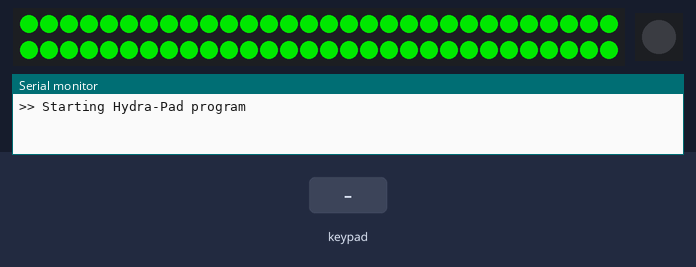
The program below on a simulated Arduino Nano, built with avr-gcc and run on an emulated ATmega328P. Shown: 60 RGB LEDs in strip order, left to right, continuing on the next row, 1 RGB LEDs in strip order, left to right, the last lines printed to the serial monitor. The inputs (shaded band) are chosen by the test bench. Dim RGB values are drawn brighter than linear; the strip is taken to match the declared colour order.

Above: at 0.1 s.
4.3 s: key '1' pressed
At 5.6 s:
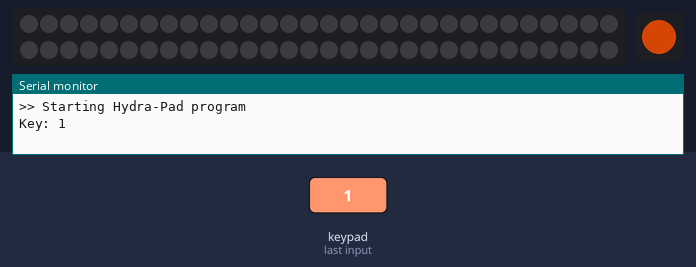
5.9 s: keypad keys 2 3 4 5 pressed 0.4 s apart
9.0 s: key 'A' pressed
10.6 s: keypad keys 2 3 4 5 # pressed 0.4 s apart
15.1 s: key '2' pressed
16.9 s: keypad keys 2 3 4 5 * pressed 0.4 s apart
Timing chart, 0 to 22.0 s (numbered marks = the images above; inputs shaded):
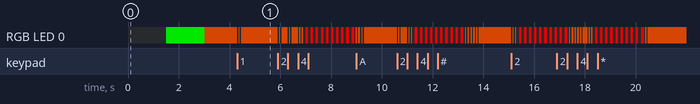

Measured:
- after the input at 4.3 s, RGB LED 0: alternates RGB(131, 43, 3) for 0.05 s and off for 0.05 s, 4 changes in all, then stays RGB(131, 43, 3), starting at once

The program:

main.cpp
```cpp
#include <Adafruit_NeoPixel.h>
#include <CircularBuffer.h>
#include <Keypad.h>
#include <limits.h>

/**
 * LED strips.
 */

const uint8_t LED_PIN_PAD = 11;
const uint8_t LED_PIN = 12;

const uint16_t NUM_LEDS = 60;
const uint16_t NUM_LEDS_PAD = 1;

const int LED_BRIGHTNESS = 180;

Adafruit_NeoPixel pixelStrip = Adafruit_NeoPixel(
    NUM_LEDS,
    LED_PIN,
    NEO_GRB + NEO_KHZ800);

Adafruit_NeoPixel pixelPad = Adafruit_NeoPixel(
    NUM_LEDS_PAD,
    LED_PIN_PAD,
    NEO_RGB + NEO_KHZ800);

const uint32_t COLOR_IDLE = Adafruit_NeoPixel::gamma32(
    Adafruit_NeoPixel::Color(226, 148, 58));

const uint32_t COLOR_OK = Adafruit_NeoPixel::Color(0, 255, 0);
const uint32_t COLOR_ERR = Adafruit_NeoPixel::Color(255, 0, 0);

/**
 * Keypad.
 */

const byte ROWS = 4;
const byte COLS = 4;

char keys[ROWS][COLS] = {
    { '1', '2', '3', 'A' },
    { '4', '5', '6', 'B' },
    { '7', '8', '9', 'C' },
    { '*', '0', '#', 'D' }
};

byte rowPins[ROWS] = { 2, 3, 4, 5 };
byte colPins[COLS] = { 6, 7, 8, 9 };

Keypad kpd = Keypad(makeKeymap(keys), rowPins, colPins, ROWS, COLS);

const int SOLUTION_SIZE = 4;

char solutionKeys[SOLUTION_SIZE] = {
    '1',
    '9',
    '1',
    '7  ',
};

/**
 * Inputs buffer.
 */

CircularBuffer<char, SOLUTION_SIZE> keyBuffer;

/**
 * LED functions.
 */

void initLeds()
{
    pixelStrip.begin();
    pixelStrip.setBrightness(LED_BRIGHTNESS);
    pixelStrip.clear();
    pixelStrip.show();

    pixelPad.begin();
    pixelPad.setBrightness(LED_BRIGHTNESS);
    pixelPad.clear();
    pixelPad.show();
}

void showStartupEffect()
{
    const int delayMs = 1500;
    const uint32_t color = Adafruit_NeoPixel::Color(0, 255, 0);

    pixelStrip.fill(color);
    pixelStrip.show();
    delay(delayMs);
    pixelStrip.clear();
    pixelStrip.show();

    pixelPad.fill(color);
    pixelPad.show();
    delay(delayMs);
    pixelPad.clear();
    pixelPad.show();

    pixelPad.fill(COLOR_IDLE);
    pixelPad.show();
}

void showPadPressEffect()
{
    const int delayMs = 50;
    const int numLoops = 2;

    for (int i = 0; i < numLoops; i++) {
        pixelPad.clear();
        pixelPad.show();
        delay(delayMs);
        pixelPad.fill(COLOR_IDLE);
        pixelPad.show();
        delay(delayMs);
    }
}

void showPadErrorEffect()
{
    const int delayMs = 100;
    const int numLoops = 10;

    for (int i = 0; i < numLoops; i++) {
        pixelPad.clear();
        pixelPad.show();
        delay(delayMs);
        pixelPad.fill(COLOR_ERR);
        pixelPad.show();
        delay(delayMs);
    }

    pixelPad.fill(COLOR_IDLE);
    pixelPad.show();
}

void showFinishEffect(int numLoops)
{
    const int delayMs = 300;

    numLoops = numLoops > 0 ? numLoops : INT_MAX;

    const uint32_t colorOne = Adafruit_NeoPixel::gamma32(
        Adafruit_NeoPixel::Color(255, 127, 0));

    const uint32_t colorTwo = Adafruit_NeoPixel::gamma32(
        Adafruit_NeoPixel::Color(160, 32, 240));

    const uint32_t colorThree = Adafruit_NeoPixel::gamma32(
        Adafruit_NeoPixel::Color(50, 205, 50));

    while (true) {
        pixelStrip.fill(colorOne);
        pixelStrip.show();
        delay(delayMs);
        pixelStrip.fill(colorTwo);
        pixelStrip.show();
        delay(delayMs);
        pixelStrip.fill(colorThree);
        pixelStrip.show();
        delay(delayMs);
    }
}

/**
 * Keypad and buffer functions.
 */

void updateKeyBuffer()
{
    char key = kpd.getKey();

    if (key != NO_KEY) {
        Serial.print(F("Key: "));
        Serial.println(key);
        keyBuffer.push(key);
        showPadPressEffect();
    }
}

bool isCodeInBuffer(char* code)
{
    if (keyBuffer.size() < SOLUTION_SIZE) {
        return false;
    }

    for (int i = 0; i < keyBuffer.size(); i++) {
        if (keyBuffer[i] != code[i]) {
            return false;
        }
    }

    return true;
}

void keypadLoop()
{
    updateKeyBuffer();

    if (keyBuffer.available() > 0) {
        return;
    }

    Serial.println(F("Buffer is full"));

    if (isCodeInBuffer(solutionKeys)) {
        pixelPad.fill(COLOR_OK);
        pixelPad.show();
        showFinishEffect(0);
    } else {
        showPadErrorEffect();
    }

    keyBuffer.clear();
};

/**
 * Entrypoint.
 */

void setup()
{
    Serial.begin(9600);

    initLeds();

    Serial.println(F(">> Starting Hydra-Pad program"));

    showStartupEffect();
}

void loop()
{
    keypadLoop();
}
```
